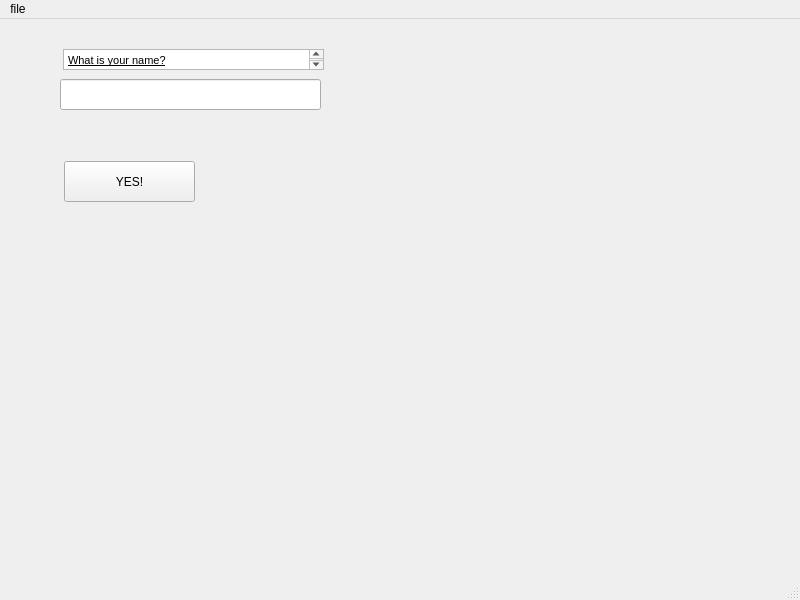
<?xml version="1.0" encoding="UTF-8"?>
<ui version="4.0">
 <class>goodone</class>
 <widget class="QMainWindow" name="goodone">
  <property name="geometry">
   <rect>
    <x>0</x>
    <y>0</y>
    <width>800</width>
    <height>600</height>
   </rect>
  </property>
  <property name="windowTitle">
   <string>MainWindow</string>
  </property>
  <widget class="QWidget" name="centralwidget">
   <widget class="QLineEdit" name="lineEdit">
    <property name="geometry">
     <rect>
      <x>60</x>
      <y>60</y>
      <width>261</width>
      <height>31</height>
     </rect>
    </property>
    <property name="text">
     <string/>
    </property>
   </widget>
   <widget class="QTextEdit" name="textEdit">
    <property name="geometry">
     <rect>
      <x>63</x>
      <y>30</y>
      <width>261</width>
      <height>21</height>
     </rect>
    </property>
    <property name="html">
     <string>&lt;!DOCTYPE HTML PUBLIC &quot;-//W3C//DTD HTML 4.0//EN&quot; &quot;http://www.w3.org/TR/REC-html40/strict.dtd&quot;&gt;
&lt;html&gt;&lt;head&gt;&lt;meta name=&quot;qrichtext&quot; content=&quot;1&quot; /&gt;&lt;style type=&quot;text/css&quot;&gt;
p, li { white-space: pre-wrap; }
&lt;/style&gt;&lt;/head&gt;&lt;body style=&quot; font-family:'MS Shell Dlg 2'; font-size:8.25pt; font-weight:400; font-style:normal;&quot;&gt;
&lt;p style=&quot; margin-top:0px; margin-bottom:0px; margin-left:0px; margin-right:0px; -qt-block-indent:0; text-indent:0px;&quot;&gt;&lt;span style=&quot; font-family:'MS Shell Dlg 2'; text-decoration: underline;&quot;&gt;What is your name?&lt;/span&gt;&lt;/p&gt;&lt;/body&gt;&lt;/html&gt;</string>
    </property>
   </widget>
   <widget class="QPushButton" name="yes">
    <property name="geometry">
     <rect>
      <x>64</x>
      <y>142</y>
      <width>131</width>
      <height>41</height>
     </rect>
    </property>
    <property name="text">
     <string>YES!</string>
    </property>
   </widget>
  </widget>
  <widget class="QMenuBar" name="menubar">
   <property name="geometry">
    <rect>
     <x>0</x>
     <y>0</y>
     <width>800</width>
     <height>21</height>
    </rect>
   </property>
   <widget class="QMenu" name="menufile">
    <property name="title">
     <string>file</string>
    </property>
   </widget>
   <addaction name="menufile"/>
  </widget>
  <widget class="QStatusBar" name="statusbar"/>
 </widget>
 <resources/>
 <connections/>
</ui>
